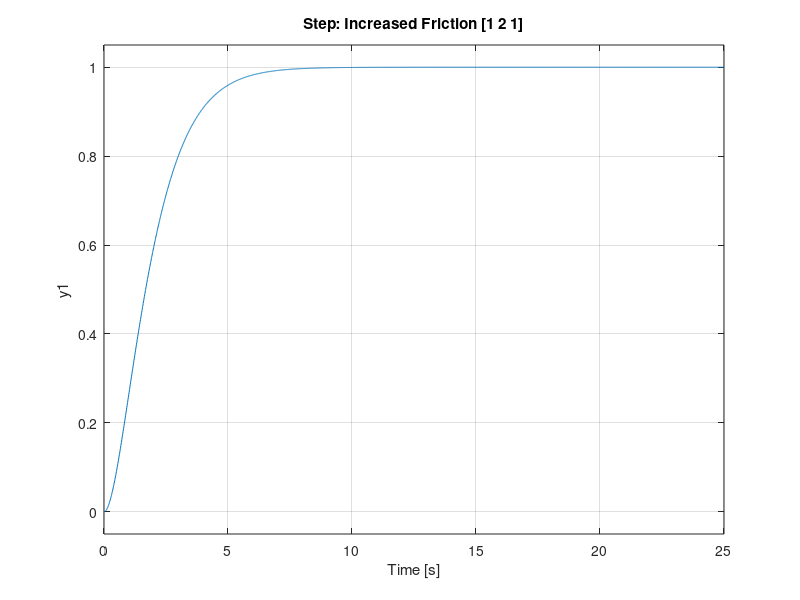

The MATLAB source for this figure: (Note: this script raises an error after producing the figure.)
                              %% Case 05 or 06
%num5 = 1;
%den5 = [m b k];
%G5 = tf(num5,den5);

num5 = 1;
t = 0:0.01:25; 

num5 = 1;
t = 0:0.01:25; 

%% --- FIGURE 1: Changing One Parameter at a Time ---
figure(1)

% Base Case Step [1 1 1]
G5_1 = tf(num5, [1 1 1]);
subplot(2,2,1); step(G5_1, t); title('Step: Base Case [1 1 1]'); grid on;
disp('Base Case Poles')
p1 = pole(G5_1)

% Increased Mass Step [2 1 1]
G5_2 = tf(num5, [2 1 1]);
subplot(2,2,2); step(G5_2, t); title('Step: Increased Mass [2 1 1]'); grid on;
disp('Increased Mass  Poles')
p2 = pole(G5_2)

% Increased Spring Step [1 1 2]
G5_3 = tf(num5, [1 1 2]);
subplot(2,2,3); step(G5_3, t); title('Step: Increased Spring [1 1 2]'); grid on;
disp('Increased Spring Poles')
p3 = pole(G5_3)

% Increased Friction Step [1 2 1]
G5_4 = tf(num5, [1 2 1]);
subplot(2,2,4); step(G5_4, t); title('Step: Increased Friction [1 2 1]'); grid on;
disp('Increased Friction Poles')
p4 = pole(G5_4)

sgtitle('Step Response of Effect of Changing Single Parameters')

figure(2)
% Base Case Impulse
subplot(2,2,1); impulse(G5_1, t); title('Impulse: Base Case'); grid on;

% Increased Mass Impulse
subplot(2,2,2); impulse(G5_2, t); title('Impulse: Increased Mass'); grid on;

% Increased Spring Impulse
subplot(2,2,3); impulse(G5_3, t); title('Impulse: Increased Spring'); grid on;

% Increased Friction Impulse
subplot(2,2,4); impulse(G5_4, t); title('Impulse: Increased Friction'); grid on;

sgtitle('Impulse Response of Effect of Changing Single Parameters')

info_B = stepinfo(G5_1);
fprintf('\n--- Base Case [1 1 1] Properties ---\n');
fprintf('Rise Time: %.2f seconds\n', info_B.RiseTime);
fprintf('Peak Time: %.2f seconds\n', info_B.PeakTime);
fprintf('Settling Time: %.2f seconds\n', info_B.SettlingTime);
fprintf('Overshoot: %.2f%%\n', info_B.Overshoot);

info_M = stepinfo(G5_2);
fprintf('\n--- Increased Mass Case [2 1 1] Properties ---\n');
fprintf('Rise Time: %.2f seconds\n', info_M.RiseTime);
fprintf('Peak Time: %.2f seconds\n', info_M.PeakTime);
fprintf('Settling Time: %.2f seconds\n', info_M.SettlingTime);
fprintf('Overshoot: %.2f%%\n', info_M.Overshoot);

info_S = stepinfo(G5_3);
fprintf('\n--- Increased Spring Case [1 1 2] Properties ---\n');
fprintf('Rise Time: %.2f seconds\n', info_S.RiseTime);
fprintf('Peak Time: %.2f seconds\n', info_S.PeakTime);
fprintf('Settling Time: %.2f seconds\n', info_S.SettlingTime);
fprintf('Overshoot: %.2f%%\n', info_S.Overshoot);

info_F = stepinfo(G5_4);
fprintf('\n--- Increased Friction Case [1 2 1] Properties ---\n');
fprintf('Rise Time: %.2f seconds\n', info_F.RiseTime);
fprintf('Peak Time: %.2f seconds\n', info_F.PeakTime);
fprintf('Settling Time: %.2f seconds\n', info_F.SettlingTime);
fprintf('Overshoot: %.2f%%\n', info_F.Overshoot);

%% --- FIGURE 2: When Damping Dominates vs. Spring Dominates ---
figure('Name', 'System Inequality Comparisons');

% t5: k > b > m [2 3 4] -> Highly oscillatory (Underdamped)
G5_5 = tf(num5, [2 3 4]);
disp('Underdamped Poles')
p5 = pole(G5_5)
subplot(2,1,1); step(G5_5, t); grid on;
title('Spring Dominates (k > b > m): Expect Oscillations');

% t6: b > k > m [2 4 3] -> Sluggish, slow rise (Overdamped)
G5_6 = tf(num5, [2 4 3]);
disp('Overdamped Poles')
p6 = pole(G5_6)
subplot(2,1,2); step(G5_6, t); grid on;
title('Damper Dominates (b > k > m): Expect Sluggish, No Bounce');


info_U = stepinfo(G5_5);
fprintf('\n--- Underdamped Case [2 3 4] Properties ---\n');
fprintf('Rise Time: %.2f seconds\n', info_U.RiseTime);
fprintf('PeakTime: %.2f seconds\n', info_U.PeakTime);
fprintf('Settling Time: %.2f seconds\n', info_U.SettlingTime);
fprintf('Overshoot: %.2f%%\n', info_U.Overshoot);

info_O = stepinfo(G5_6);
fprintf('\n--- Overdamped Case [2 4 3] Properties ---\n');
fprintf('Rise Time: %.2f seconds\n', info_O.RiseTime);
fprintf('Peak Time: %.2f seconds\n', info_O.PeakTime);
fprintf('Settling Time: %.2f seconds\n', info_O.SettlingTime);
fprintf('Overshoot: %.2f%%\n', info_O.Overshoot);
